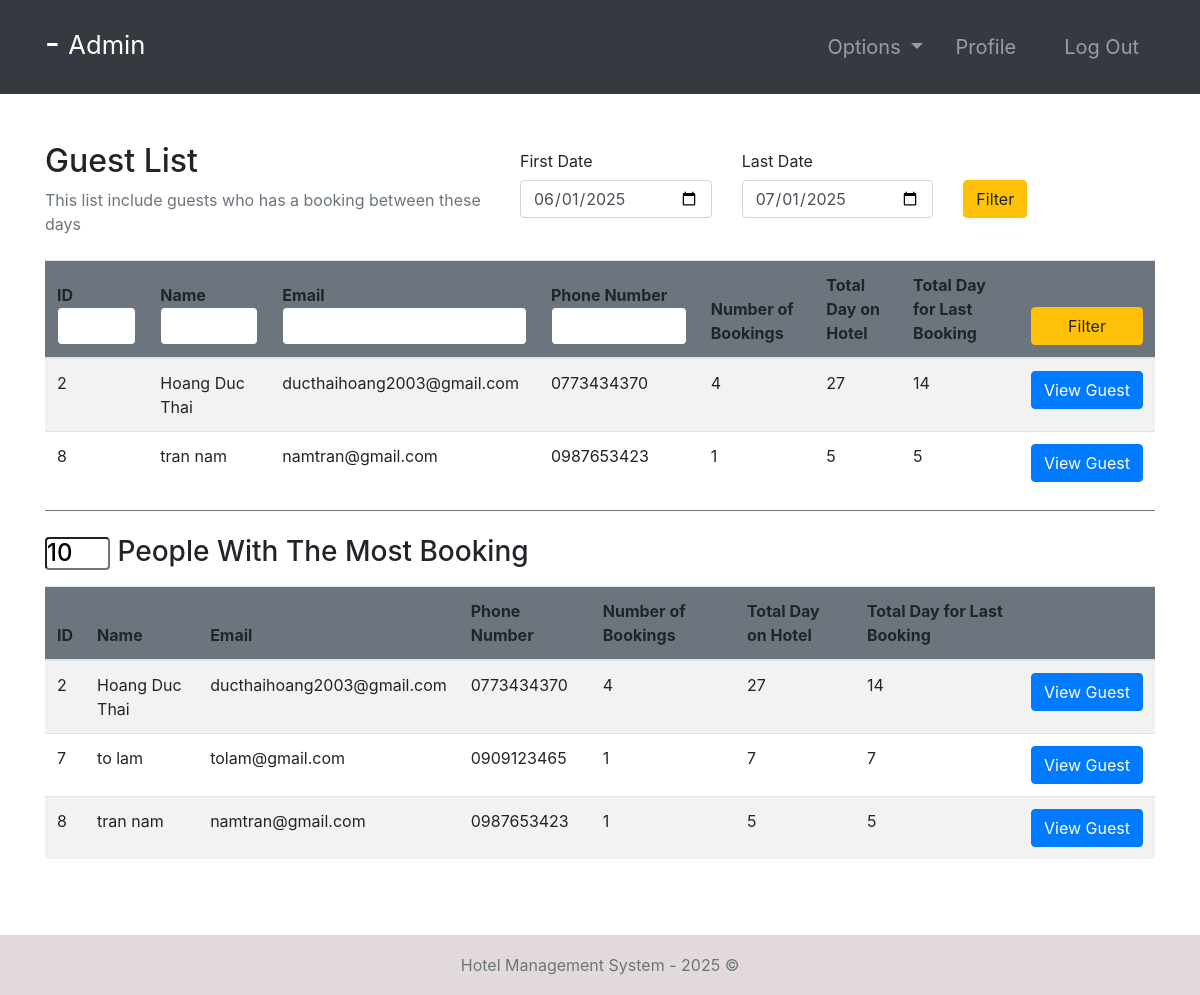
Screenshot of /guests/ (signed in) with the database file from the repository.
### accounts/models.py (models this page shows, shortened)
class Guest(models.Model):
    user = models.OneToOneField(User, null=True, on_delete=models.CASCADE)
    phoneNumber = PhoneNumberField(unique=True)
    def numOfBooking(self):
        from room.models import Booking
        return Booking.objects.filter(guest=self).count()
    def numOfDays(self):
        totalDay = 0
        from room.models import Booking
        bookings = Booking.objects.filter(guest=self)
        for b in bookings:
            day = b.endDate - b.startDate
            totalDay += int(day.days)
        return totalDay
    def numOfLastBookingDays(self):
        from room.models import Booking
        try:
            return int((Booking.objects.filter(guest=self).last().endDate - Booking.objects.filter(guest=self).last().startDate).days)
        except:
            return 0

### room/models.py (models this page shows, shortened)
class Booking(models.Model):
    roomNumber = models.ForeignKey(Room, on_delete=models.CASCADE)
    guest = models.ForeignKey(Guest, null=True, on_delete=models.CASCADE)
    dateOfReservation = models.DateField(default=timezone.now)
    startDate = models.DateField()
    endDate = models.DateField()

### accounts/views.py (the view, shortened to what this page needs)
# urls.py: path('guests/', guests, name="guests"),
@login_required(login_url='login')
def guests(request):
    role = str(request.user.groups.all()[0])
    path = role + "/"
    topRange = Booking.objects.all().values("guest").annotate(
        total=Count("guest")).order_by("-total")
    topLimit = 10
    topList = []
    for t in topRange:
        if len(topList) > 10:
            break
        else:
            topList.append(Guest.objects.get(id=t.get("guest")))
    bookings = Booking.objects.all()
    fd = datetime.combine(date.today()-timedelta(days=30), datetime.min.time())
    ld = datetime.combine(date.today(), datetime.min.time())
    guests = []
    for b in bookings:
        if b.endDate >= fd.date() and b.startDate <= ld.date():
            if b.guest not in guests:
                guests.append(b.guest)
    context = {
        "role": role,
        "guests": guests,
        "topList": topList,
        "topLimit": topLimit,
        "fd": fd,
        "ld": ld
    }
    return render(request, path + "guests.html", context)

### templates/admin/guests.html
{% extends '../index.html' %}
{% block context %}
{% include '../common_pages/guests.html' %}
{% endblock %}

### templates/index.html
{% include 'incs/head.html' %}
<body>
    {% include 'incs/nav.html' %}
    {% block context %}
    {% endblock %}
    {% include 'incs/footer.html' %}
</body>
</html>

### templates/incs/head.html (shortened to what this page needs)
{% load static %}
<!DOCTYPE html>
<html lang="en">
<head>
    <link rel="stylesheet" type="text/css" href="{% static '/css/main.css' %}">
    <link rel="stylesheet" href="https://stackpath.bootstrapcdn.com/bootstrap/4.4.1/css/bootstrap.min.css"
>
</head>

### templates/incs/nav.html (shortened to what this page needs)
<nav class="navbar navbar-dark bg-dark navbar-expand-lg py-3 " role="navigation">
    <div class="container">
        <a href="" class="navbar-brand">
            <h2 class="text-capitalize">
                {{ request.user.first_name }} {{ request.user.last_name }} -
                <small>
                    {{ role }}
                </small>
            </h2>
        </a>
        <div class="collapse navbar-collapse" id="navbarTags">
            <ul class="navbar-nav ml-auto">
                <li class="nav-item dropdown p-2">
                    <a class="nav-link dropdown-toggle" href="#" id="navbarDropdown" role="button"
                        data-toggle="dropdown" aria-haspopup="true" aria-expanded="false">
                        Options
                    </a>
                </li>
                <li class="nav-item mr-3 p-2">
                    {% if role == 'staff' or role == 'receptionist' or role == 'admin' or role == 'manager' %}
                    <a href="{% url 'employee-profile' user.id %}" class="nav-link">Profile</a>
                    {% endif %}
                </li>
                <li class="nav-item p-2 ">
                    <a href="{% url 'logout' %}" class="nav-link">Log Out</a>
                </li>
            </ul>
        </div>
    </div>
</nav>

### templates/common_pages/guests.html (shortened to what this page needs)
<div class="container py-5">
    <div class="table-header row">
        <div class="col-sm-12 col-md-12 col-lg-5 mb-4">
            <h2>Guest List</h2>
            <span class="text-muted">This list include guests who has a booking between these days</span>
        </div>
        <div class="col-sm-12 col-md-12 col-lg-7">
            <form action="" method="POST">
                <div class="row">
                    <div class="form-group col-4">
                        <label for="example-date-input" class="col-form-label">First Date</label>
                        <div class="">
                            <input class="form-control" type="date"
                                value="{{fd.year}}-{% if fd.month < 10 %}0{{fd.month}}{% else %}{{fd.month}}{% endif %}-{% if fd.day < 10 %}0{{fd.day}}{% else %}{{fd.day}}{% endif %}"
                                name="f_day" id="f_day">
                        </div>
                    </div>
                    <div class="form-group col-4">
                        <label for="example-date-input" class="col-form-label">Last Date</label>
                        <div class="">
                            <input class="form-control" type="date"
                                value="{{ld.year}}-{% if ld.month < 10 %}0{{ld.month}}{% else %}{{ld.month}}{% endif %}-{% if ld.day < 10 %}0{{ld.day}}{% else %}{{ld.day}}{% endif %}"
                                name="l_day" id="l_day">
                        </div>
                    </div>
                    <div class="col-4" style="margin-top:38px;">
                        <button type="submit" class="btn btn-warning" name="filterDate">Filter</button>
                    </div>
                </div>
            </form>
        </div>
    </div>
    <table class="table table-hover table-striped">
        <thead class="bg-secondary rounded">
            <tr>
                <form action="" method="POST">
                    <th>ID<input type="number" name="id" min="0" value="{{id}}"
                            class="form-control border border-secondary">
                    </th>
                    <th>Name<input type="text" name="name" value="{{name}}"
                            class="form-control border border-secondary"></th>
                    <th>Email<input type="text" name="email" value="{{email}}"
                            class="form-control border border-secondary"></th>
                    <th>Phone Number<input type="number" name="number" min="0" value="{{number}}"
                            class="form-control border border-secondary">
                    </th>
                    <th>Number of Bookings</th>
                    <th>Total Day on Hotel</th>
                    <th>Total Day for Last Booking</th>
                    <th><button type="submit" name="filterGuest" class="btn btn-warning w-100">Filter</button></th>
                </form>
            </tr>
        </thead>
        <tbody>
            {% for g in guests %}
            <tr>
                <td>{{g.user.id}}</td>
                <td>{{g.user.first_name}} {{g.user.last_name}}</td>
                <td>{{g.user.email}}</td>
                <td>{{g.phoneNumber}}</td>
                <td>{{g.numOfBooking}}</td>
                <td>{{g.numOfDays}}</td>
                <td>{{g.numOfLastBookingDays}}</td>
                <td> <a href="{% url 'guest-profile' g.user.id %}" class="btn btn-primary w-100">View&nbsp;Guest</a>
                </td>
            </tr>
            {% endfor %}
        </tbody>
    </table>
    <div class="top-10 pt-4 border-top border-secondary">
        <div class="h3">
            <form action="" method="POST">
                <input type="number" name="top" min="0" value="{{topLimit}}" class="d-inline rounded h4"
                    style="width: 65px;">
                People With The Most Booking
            </form>
        </div>
        <table class="table table-hover table-striped">
            <thead class="bg-secondary rounded">
                <tr>
                    <th>ID</th>
                    <th>Name</th>
                    <th>Email</th>
                    <th>Phone Number</th>
                    <th>Number of Bookings</th>
                    <th>Total Day on Hotel</th>
                    <th>Total Day for Last Booking</th>
                    <th></th>
                </tr>
            </thead>
            <tbody>
                {% for g in topList %}
                <tr>
                    <td>{{g.user.id}}</td>
                    <td>{{g.user.first_name}} {{g.user.last_name}}</td>
                    <td>{{g.user.email}}</td>
                    <td>{{g.phoneNumber}}</td>
                    <td>{{g.numOfBooking}}</td>
                    <td>{{g.numOfDays}}</td>
                    <td>{{g.numOfLastBookingDays}}</td>
                    <td> <a href="{% url 'guest-profile' g.user.id %}"
                            class="btn btn btn-primary w-100">View&nbsp;Guest</a>
                    </td>
                </tr>
                {% endfor %}
            </tbody>
        </table>
    </div>
</div>

### templates/incs/footer.html
<div class="mt-5">&nbsp;</div>
<footer class="footer sticky-bottom mt-5">
    <div class="container text-center">
        <span class="text-muted">Hotel Management System - 2025 ©</span>
    </div>
</footer>

### static/css/main.css (style rules this page uses)
* { margin: 0; padding: 0; -webkit-font-smoothing: antialiased; }
body { position: relative; }
nav .nav-item { font-size: 20px; }
.footer { position: absolute; bottom: 0; width: 100%; height: 60px; line-height: 60px; background-color: #e2dada; margin-top: 30px; }

### rows the page displays
Guest: user.id "2", user.first_name "Hoang", user.last_name "Duc Thai", user.email "ducthaihoang2003@gmail.com", phoneNumber "0773434370", numOfBooking "4", numOfDays "27", numOfLastBookingDays "14"
Guest: user.id "8", user.first_name "tran", user.last_name "nam", user.email "namtran@gmail.com", phoneNumber "0987653423", numOfBooking "1", numOfDays "5", numOfLastBookingDays "5"
Guest: user.id "7", user.first_name "to", user.last_name "lam", user.email "tolam@gmail.com", phoneNumber "0909123465", numOfBooking "1", numOfDays "7", numOfLastBookingDays "7"

### other values shown
{{ role }} "Admin"
